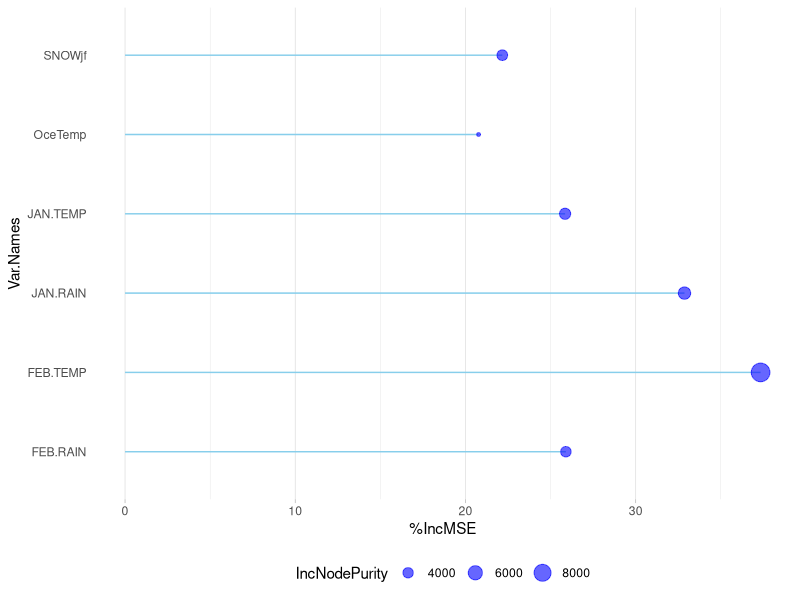

Generate this figure with R:
#1. Loading Packages
library(randomForest)
library(ggplot2)
library(readxl)
library(tidyverse)
library(caret)

#2. Loading Data
CBloom4_24 <-read.table("Cherryblossom_2004-2024.txt",header =TRUE,sep="\t", fill = TRUE)

#3. Data preparation
# Create a new variable by summing two existing variables
CBloom4_24$OceTemp <- 2*CBloom4_24$EL.NINO+CBloom4_24$LA.NINA

#Dropping unwanted variables
CBloom4_24<-CBloom4_24[ , -c(1,3, 4, 5, 6,10,11,12,13,14,15,16)]

#Dropping rows with NA
CBloom4_24<-CBloom4_24[-c(22,23,24,25,26),]

#3. Fitting the random forest model with original dataset. 
set.seed(1237)
CBloom4_24.rg <- randomForest(PEAK ~ ., data=CBloom4_24, importance=TRUE,
                        proximity=TRUE)

sqrt(sum((CBloom4_24.rg$predicted - CBloom4_24$PEAK)^2) / nrow(CBloom4_24))

#4. Generating the bootstrap sample
set.seed(25)
bootdataCBloom4_24=CBloom4_24[sample(nrow(CBloom4_24), 1000, replace=TRUE), ]
head(bootdataCBloom4_24)
nrow(bootdataCBloom4_24)
str(bootdataCBloom4_24)

#5. Importing training and testing datasets from the mlr splitting 
h_train <- read_excel("h_train.xlsx")
h_train <- h_train |> mutate(across(c(OceTemp),as.factor))
head(h_train)

h_test <- read_excel("h_test.xlsx")
h_test <- h_test |> mutate(across(c(OceTemp),as.factor))
head(h_test)

#6. Training the random forest model with the bootstrap dataset
set.seed(25)
CBloom4_24.rgBoot <- randomForest(PEAK ~ ., data=h_train, importance=TRUE,
                        proximity=TRUE)

sqrt(sum((CBloom4_24.rgBoot$predicted - h_train$PEAK)^2) / nrow(h_train))

#Extracting feature importance

importance(CBloom4_24.rgBoot)
importance(CBloom4_24.rgBoot, type=1)

#7. Visualize variable importance ----------------------------------------------

# Get variable importance from the model fit
ImpData <- as.data.frame(importance(CBloom4_24.rgBoot))
ImpData$Var.Names <- row.names(ImpData)

ggplot(ImpData, aes(x=Var.Names, y=`%IncMSE`)) +
  geom_segment( aes(x=Var.Names, xend=Var.Names, y=0, yend=`%IncMSE`), color="skyblue") +
  geom_point(aes(size = IncNodePurity), color="blue", alpha=0.6) +
  theme_light() +
  coord_flip() +
  theme(
    legend.position="bottom",
    panel.grid.major.y = element_blank(),
    panel.border = element_blank(),
    axis.ticks.y = element_blank()
  )
set.seed(1234)
system.time(rf_fit<-train(PEAK~.,data = h_train, method ='rf', importance =TRUE, 
                          trControl = trainControl(method = 'cv', number = 10 )))
rf_fit
#Evaluate variable Importance
varImp(rf_fit)
importance(rf_fit$finalModel)



